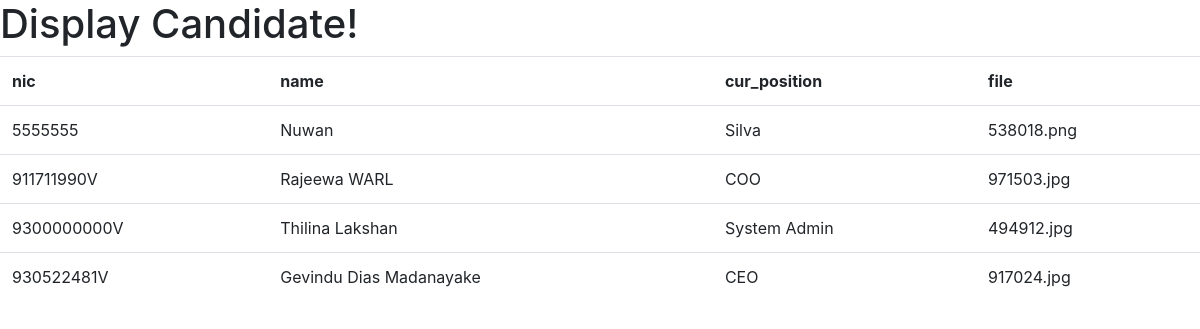
Page /pages/ballot.php on the committed database.
### tables this page shows
CREATE TABLE `candi` (
  `nic` varchar(20) NOT NULL,
  `name` varchar(50) NOT NULL,
  `cur_position` varchar(50) NOT NULL,
  `file` varchar(200) NOT NULL
);

### pages/ballot.php (the view, shortened to what this page needs)
<!doctype html>
<html lang="en">
  <head>
<link rel="stylesheet" href="https://maxcdn.bootstrapcdn.com/bootstrap/4.0.0/css/bootstrap.min.css">
    <link rel="stylesheet" href="https://maxcdn.bootstrapcdn.com/bootstrap/4.0.0/css/bootstrap.min.css">
  </head>
  <body>
    <h1>Display Candidate!</h1>
<?php
                $host = "localhost";
                $dbusername="root";
                $dbpassword="";
                $dbname="candidate";
                $conn = mysqli_connect ($host, $dbusername, $dbpassword, $dbname);
      $sql = 'SELECT * FROM candi';
      $query = mysqli_query($conn,$sql);
      echo "
            <table class='table'>
            <tr>
            <th>nic</th>
            <th>name</th>
            <th>cur_position</th>
            <th>file</th>";
            while ($row = mysqli_fetch_array($query))
            {
                 echo '<tr>
                 <td>'.$row['nic'].'</td>
                 <td>'.$row['name'].'</td>
                 <td>'.$row['cur_position'].'</td>
                 <td>'.$row['file'].'</td>
                </tr>';
            }
            echo "</table>";
?>
  </body>
</html>

### rows in the picture
candi: nic "5555555", name "Nuwan", cur_position "Silva", file "538018.png"
candi: nic "911711990V", name "Rajeewa WARL", cur_position "COO", file "971503.jpg"
candi: nic "9300000000V", name "Thilina Lakshan", cur_position "System Admin", file "494912.jpg"
candi: nic "930522481V", name "Gevindu Dias Madanayake", cur_position "CEO", file "917024.jpg"
